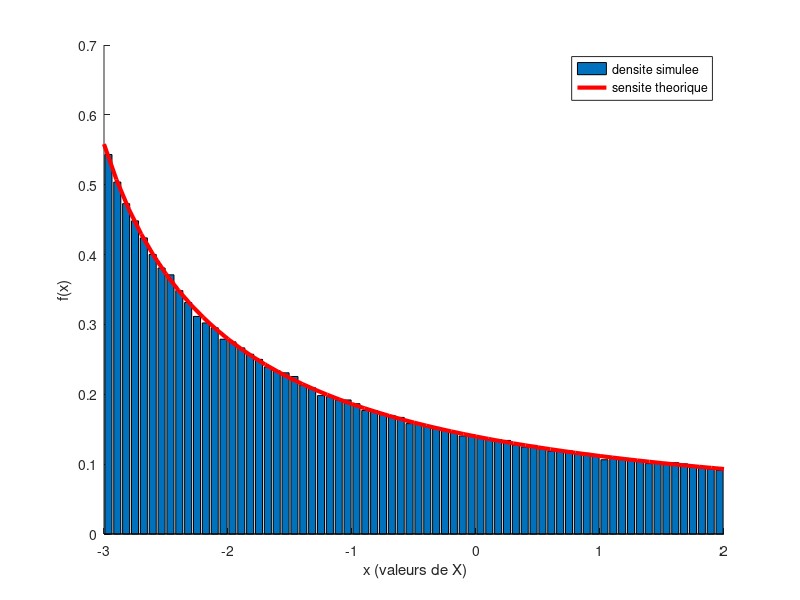

Write the MATLAB code that produced this figure.
% question 1

close all;
clear variables;

N = 500000;

Y=rand(1,N);
a=1/log(6);
X= 6.^Y-4; %X=F-1(Y)



figure(1);
hold on;

%simulation
n = 70; % nbr classes
[h, xout] = hist(X, n);
bar (xout, h/(N*(2+3)/n));

E_emp= mean(X)
sigma_emp= std(X)


%loi théorique
x=-3:0.1:2;
f = a./(x+4);
plot(x,f, 'linewidth', 3, 'color', [1,0,0]);

xlabel(' x (valeurs de X)');
ylabel('f(x)');

legend('densite simulee', 'sensite theorique');








